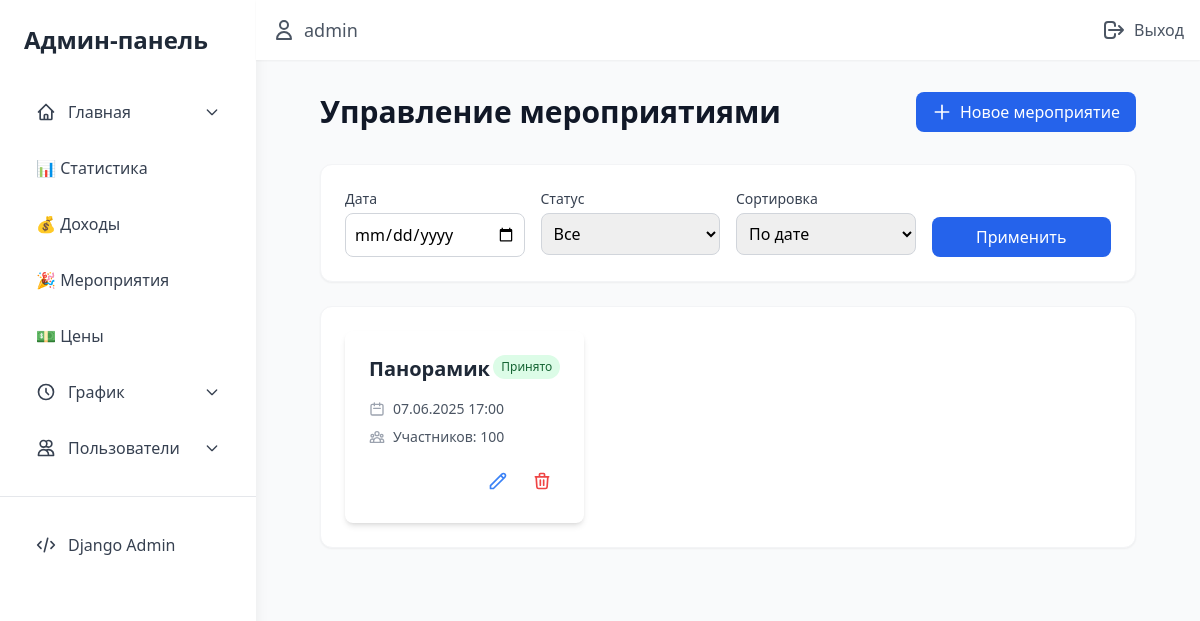
/staff/events/ (signed in), run on the app's committed database.
### main/models.py (models this page shows, shortened)
class CustomUser(AbstractUser):
    ROLE_CHOICES = [
        ('CLIENT', 'Клиент'),
        ('STAFF', 'Сотрудник'),
        ('MANAGER', 'Менеджер'),
        ('ADMIN', 'Администратор'),
    ]
    PROFESSIONAL_ROLES = [
        ('none', 'Не назначена'),
        ('animator', 'Детский городок'),
        ('additional', 'Доп. сотрудник'),
        ('vr_operator', 'VR сотрудник'),
        ('cashier', 'Кассир (Администратор)'),
    ]
    phone_number = models.CharField(max_length=15, unique=True, verbose_name="Номер телефона")
    role = models.CharField(
        max_length=10,
        choices=ROLE_CHOICES,
        default='CLIENT',
        verbose_name='Роль'
    )
    professional_role = models.CharField(
        max_length=20,
        choices=PROFESSIONAL_ROLES,
        default='none',
        verbose_name='Профессиональная роль'
    )
    email = models.EmailField(unique=True, verbose_name="Email")

### staff/models.py (models this page shows, shortened)
class Event(models.Model):
    LOCATION_CHOICES = [
        ('main', 'Основная площадка'),
        ('secondary', 'Дополнительная площадка')
    ]
    name = models.CharField(max_length=255, verbose_name="Название")
    description = models.TextField(verbose_name="Описание")
    date = models.DateTimeField(verbose_name="Дата и время")
    location = models.CharField(
        max_length=100,
        choices=LOCATION_CHOICES,
        default='main',
        verbose_name="Место проведения"
    )
    event_type = models.CharField(
        max_length=50,
        choices=EVENT_TYPES,
        verbose_name="Тип мероприятия"
    )
    moderation_status = models.CharField(
        max_length=20,
        choices=MODERATION_STATUS,
        default='pending',
        verbose_name="Статус модерации"
    )
    booking = models.OneToOneField(
        'bookings.Booking',
        on_delete=models.CASCADE,
        null=True,
        blank=True,
        verbose_name="Бронирование"
    )
    image = models.ImageField(
        upload_to='events/',
        null=True,
        blank=True,
        verbose_name="Изображение"
    )
    max_participants = models.PositiveIntegerField(
        default=10,
        verbose_name='Максимальное количество участников'
    )
    def get_moderation_status_display(self):
        return dict(MODERATION_STATUS).get(self.moderation_status, self.moderation_status)
    class Meta:
        verbose_name = "Мероприятие"
        verbose_name_plural = "Мероприятия"
        ordering = ['date']

### staff/views.py (the view)
# urls.py: path('events/', views.events_view, name='events'),
@login_required
@role_required('Admin', 'Manager')
def events_view(request):
    events = Event.objects.filter(booking__isnull=True)
    filter_by_type = request.GET.get('type')
    if filter_by_type:
        events = events.filter(event_type=filter_by_type)
    event_date = request.GET.get('event_date')
    if event_date:
        events = events.filter(date__date=event_date)
    moderation_status = request.GET.get('moderation_status')
    if moderation_status:
        events = events.filter(moderation_status=moderation_status)
    sort_by = request.GET.get('sort_by', '')
    if sort_by == 'date':
        events = events.order_by('date')
    elif sort_by == 'name':
        events = events.order_by('name')
    paginator = Paginator(events, 10)
    page_number = request.GET.get('page', 1)
    page_obj = paginator.get_page(page_number)
    no_events = events.count() == 0
    return render(request, 'staff/admin/events.html', {
        'events': page_obj,
        'event_date': event_date,
        'moderation_status': moderation_status,
        'sort_by': sort_by,
        'no_events': no_events,
    })

### staff/views.py (called while the page is built)
def role_required(*group_names):
    def in_groups(user):
        if user.is_authenticated:
            if bool(user.groups.filter(name__in=group_names)) or user.is_superuser:
                return True
        return False
    return lambda u: user_passes_test(in_groups)(u)

### staff/templates/staff/admin/events.html (shortened to what this page needs)
{% extends 'staff/base_admin.html' %}
{% load static %}
{% block admin_content %}
<div class="max-w-7xl mx-auto px-4 sm:px-6 lg:px-8">
    <div class="flex justify-between items-center mb-8">
        <h1 class="text-3xl font-bold text-gray-900">Управление мероприятиями</h1>
        <button onclick="openModal('createEventModal')"
                class="bg-blue-600 text-white px-4 py-2 rounded-lg hover:bg-blue-700 transition-colors flex items-center gap-2">
            <svg xmlns="http://www.w3.org/2000/svg" class="h-5 w-5" fill="none" viewBox="0 0 24 24" stroke="currentColor">
                <path stroke-linecap="round" stroke-linejoin="round" stroke-width="2" d="M12 4v16m8-8H4"/>
            </svg>
            Новое мероприятие
        </button>
    </div>
    <div class="bg-white rounded-xl shadow-sm border border-gray-100 p-6 mb-6">
        <form method="GET" class="grid grid-cols-1 md:grid-cols-4 gap-4">
            <div>
                <label class="block text-sm font-medium text-gray-700 mb-1">Дата</label>
                <input type="date" name="event_date"
                       value="{{ request.GET.event_date }}"
                       class="w-full p-2 border border-gray-300 rounded-lg focus:ring-2 focus:ring-blue-500 focus:border-blue-500">
            </div>
            <div>
                <label class="block text-sm font-medium text-gray-700 mb-1">Статус</label>
                <select name="moderation_status" class="w-full p-2 border border-gray-300 rounded-lg focus:ring-2 focus:ring-blue-500 focus:border-blue-500">
                    <option value="">Все</option>
                </select>
            </div>
            <div>
                <label class="block text-sm font-medium text-gray-700 mb-1">Сортировка</label>
                <select name="sort_by" class="w-full p-2 border border-gray-300 rounded-lg focus:ring-2 focus:ring-blue-500 focus:border-blue-500">
                    <option value="date" {% if request.GET.sort_by == "date" %}selected{% endif %}>По дате</option>
                </select>
            </div>
            <div class="flex items-end">
                <button type="submit" class="bg-blue-600 text-white w-full px-4 py-2 rounded-lg hover:bg-blue-700 transition-colors">
                    Применить
                </button>
            </div>
        </form>
    </div>
    <div class="bg-white rounded-xl shadow-sm border border-gray-100 p-6">
        <div class="grid grid-cols-1 md:grid-cols-2 lg:grid-cols-3 gap-6">
            {% for event in events %}
            <div class="bg-white p-6 rounded-lg shadow-md hover:shadow-lg transition-shadow">
                <div class="flex justify-between items-start mb-4">
                    <h3 class="text-xl font-semibold text-gray-800">{{ event.name }}</h3>
                    <span class="px-2 py-1 text-xs rounded-full
                        {% if event.moderation_status == 'approved' %}bg-green-100 text-green-800
                        {% elif event.moderation_status == 'rejected' %}bg-red-100 text-red-800
                        {% else %}bg-yellow-100 text-yellow-800{% endif %}">
                        {{ event.get_moderation_status_display }}
                    </span>
                </div>
                <div class="space-y-2 text-sm text-gray-600">
                    <div class="flex items-center gap-2">
                        <svg xmlns="http://www.w3.org/2000/svg" class="h-4 w-4 text-gray-400" fill="none" viewBox="0 0 24 24" stroke="currentColor">
                            <path stroke-linecap="round" stroke-linejoin="round" stroke-width="2" d="M8 7V3m8 4V3m-9 8h10M5 21h14a2 2 0 002-2V7a2 2 0 00-2-2H5a2 2 0 00-2 2v12a2 2 0 002 2z"/>
                        </svg>
                        <span>{{ event.date|date:"d.m.Y H:i" }}</span>
                    </div>
                    <div class="flex items-center gap-2">
                        <span>Участников: {{ event.max_participants }}</span>
                    </div>
                </div>
                <div class="flex justify-end mt-4 space-x-2">
                    <a href="{% url 'staff:edit-event' event.id %}"
                       class="p-2 text-blue-500 hover:bg-blue-50 rounded-full transition-colors">
                        <svg xmlns="http://www.w3.org/2000/svg" class="h-5 w-5" fill="none" viewBox="0 0 24 24" stroke="currentColor">
                            <path stroke-linecap="round" stroke-linejoin="round" stroke-width="2" d="M15.232 5.232l3.536 3.536m-2.036-5.036a2.5 2.5 0 113.536 3.536L6.5 21.036H3v-3.572L16.732 3.732z"/>
                        </svg>
                    </a>
                    <form action="{% url 'staff:delete-event' event.id %}" method="post"
                          onsubmit="return confirm('Удалить мероприятие?')">
                        <button type="submit"
                                class="p-2 text-red-500 hover:bg-red-50 rounded-full transition-colors">
                            <svg xmlns="http://www.w3.org/2000/svg" class="h-5 w-5" fill="none" viewBox="0 0 24 24" stroke="currentColor">
                                <path stroke-linecap="round" stroke-linejoin="round" stroke-width="2" d="M19 7l-.867 12.142A2 2 0 0116.138 21H7.862a2 2 0 01-1.995-1.858L5 7m5 4v6m4-6v6m1-10V4a1 1 0 00-1-1h-4a1 1 0 00-1 1v3M4 7h16"/>
                            </svg>
                        </button>
                    </form>
                </div>
            </div>
            {% endfor %}
        </div>
    </div>
</div>
{% endblock %}

### staff/templates/staff/base_admin.html (shortened to what this page needs)
{% load static %}
<!DOCTYPE html>
<html lang="ru">
<head>
    <link rel="stylesheet" href="https://cdn.jsdelivr.net/npm/flatpickr/dist/flatpickr.min.css">
    <link rel="stylesheet" href="{% static 'staff/css/admin.css' %}">
    <script src="https://cdn.tailwindcss.com"></script>
</head>
<body class="bg-gray-50">
    <div class="min-h-screen flex">
        <aside class="w-64 bg-white shadow-lg fixed left-0 top-0 bottom-0 overflow-y-auto z-10">
            <div class="p-6">
                <h2 class="text-2xl font-bold text-gray-800 mb-8">Админ-панель</h2>
                <nav class="space-y-2">
                    <div x-data="{ open: false }" @mouseenter="open = true" @mouseleave="open = false" class="relative">
                        <button class="flex items-center w-full p-3 text-gray-700 hover:bg-blue-50 rounded-lg transition-all">
                            <svg class="w-5 h-5 mr-3" fill="none" stroke="currentColor" viewBox="0 0 24 24">
                                <path stroke-linecap="round" stroke-linejoin="round" stroke-width="2"
                                      d="M3 12l2-2m0 0l7-7 7 7M5 10v10a1 1 0 001 1h3m10-11l2 2m-2-2v10a1 1 0 01-1 1h-3m-6 0a1 1 0 001-1v-4a1 1 0 011-1h2a1 1 0 011 1v4a1 1 0 001 1m-6 0h6"/>
                            </svg>
                            Главная
                            <svg class="ml-auto w-4 h-4 transform transition-transform"
                                 :class="open ? 'rotate-180' : ''" fill="none" stroke="currentColor" viewBox="0 0 24 24">
                                <path stroke-linecap="round" stroke-linejoin="round" stroke-width="2"
                                      d="M19 9l-7 7-7-7"/>
                            </svg>
                        </button>
                    </div>
                    <a href="{% url 'staff:statistics' %}"
                       class="block p-3 text-gray-700 hover:bg-blue-50 rounded-lg transition-all">📊 Статистика</a>
                    <a href="{% url 'staff:income-management' %}"
                       class="block p-3 text-gray-700 hover:bg-blue-50 rounded-lg transition-all">💰 Доходы</a>
                    <a href="{% url 'staff:events' %}"
                       class="block p-3 text-gray-700 hover:bg-blue-50 rounded-lg transition-all">🎉 Мероприятия</a>
                    <a href="{% url 'staff:price-settings' %}"
                       class="block p-3 text-gray-700 hover:bg-blue-50 rounded-lg transition-all">💵 Цены</a>
                    <div x-data="{ open: false }" @mouseenter="open = true" @mouseleave="open = false" class="relative">
                        <button class="flex items-center w-full p-3 text-gray-700 hover:bg-blue-50 rounded-lg transition-all">
                            <svg class="w-5 h-5 mr-3" fill="none" stroke="currentColor" viewBox="0 0 24 24">
                                <path stroke-linecap="round" stroke-linejoin="round" stroke-width="2"
                                      d="M12 8v4l3 3m6-3a9 9 0 11-18 0 9 9 0 0118 0z"/>
                            </svg>
                            График
                            <svg class="ml-auto w-4 h-4 transform transition-transform"
                                 :class="open ? 'rotate-180' : ''" fill="none" stroke="currentColor" viewBox="0 0 24 24">
                                <path stroke-linecap="round" stroke-linejoin="round" stroke-width="2"
                                      d="M19 9l-7 7-7-7"/>
                            </svg>
                        </button>
                    </div>
                    <div x-data="{ open: false }" @mouseenter="open = true" @mouseleave="open = false" class="relative">
                        <button class="flex items-center w-full p-3 text-gray-700 hover:bg-blue-50 rounded-lg transition-all">
                            <svg class="w-5 h-5 mr-3" fill="none" stroke="currentColor" viewBox="0 0 24 24">
                                <path stroke-linecap="round" stroke-linejoin="round" stroke-width="2"
                                      d="M12 4.354a4 4 0 110 5.292M15 21H3v-1a6 6 0 0112 0v1zm0 0h6v-1a6 6 0 00-9-5.197M13 7a4 4 0 11-8 0 4 4 0 018 0z"/>
                            </svg>
                            Пользователи
                            <svg class="ml-auto w-4 h-4 transform transition-transform"
                                 :class="open ? 'rotate-180' : ''" fill="none" stroke="currentColor" viewBox="0 0 24 24">
                                <path stroke-linecap="round" stroke-linejoin="round" stroke-width="2"
                                      d="M19 9l-7 7-7-7"/>
                            </svg>
                        </button>
                    </div>
                </nav>
            </div>
            <div class="p-6 border-t mt-auto">
                <a href="{% url 'admin:index' %}"
                   class="flex items-center p-3 text-gray-700 hover:bg-blue-50 rounded-lg transition-all">
                    <svg class="w-5 h-5 mr-3" fill="none" stroke="currentColor" viewBox="0 0 24 24">
                        <path stroke-linecap="round" stroke-linejoin="round" stroke-width="2"
                              d="M10 20l4-16m4 4l4 4-4 4M6 16l-4-4 4-4"/>
                    </svg>
                    Django Admin
                </a>
            </div>
        </aside>
        <div class="ml-64 flex-1">
            <header class="bg-white shadow-sm sticky top-0 z-10">
                <div class="max-w-7xl mx-auto px-4 py-4 flex justify-between items-center">
                    <div class="flex items-center space-x-4">
                        <a href="{% url 'accounts:profile' %}" class="text-gray-600 hover:text-gray-900 flex items-center">
                            <svg class="w-6 h-6 mr-2" fill="none" stroke="currentColor" viewBox="0 0 24 24">
                                <path stroke-linecap="round" stroke-linejoin="round" stroke-width="2"
                                      d="M16 7a4 4 0 11-8 0 4 4 0 018 0zM12 14a7 7 0 00-7 7h14a7 7 0 00-7-7z"/>
                            </svg>
                            <span class="text-lg font-medium">{{ user.username }}</span>
                        </a>
                    </div>
                    <form action="{% url 'accounts:logout' %}" method="post">
                        <button type="submit" class="flex items-center text-gray-600 hover:text-gray-900">
                            <svg class="w-6 h-6 mr-2" fill="none" stroke="currentColor" viewBox="0 0 24 24">
                                <path stroke-linecap="round" stroke-linejoin="round" stroke-width="2"
                                      d="M17 16l4-4m0 0l-4-4m4 4H7m6 4v1a3 3 0 01-3 3H6a3 3 0 01-3-3V7a3 3 0 013-3h4a3 3 0 013 3v1"/>
                            </svg>
                            Выход
                        </button>
                    </form>
                </div>
            </header>
            <main class="p-8">
                {% block admin_content %}
                {% endblock %}
            </main>
        </div>
    </div>
</body>
</html>

### data on the page
CustomUser: username "admin"
Event: name "Панорамик", moderation_status "Принято", date "07.06.2025 17:00", max_participants "100"
